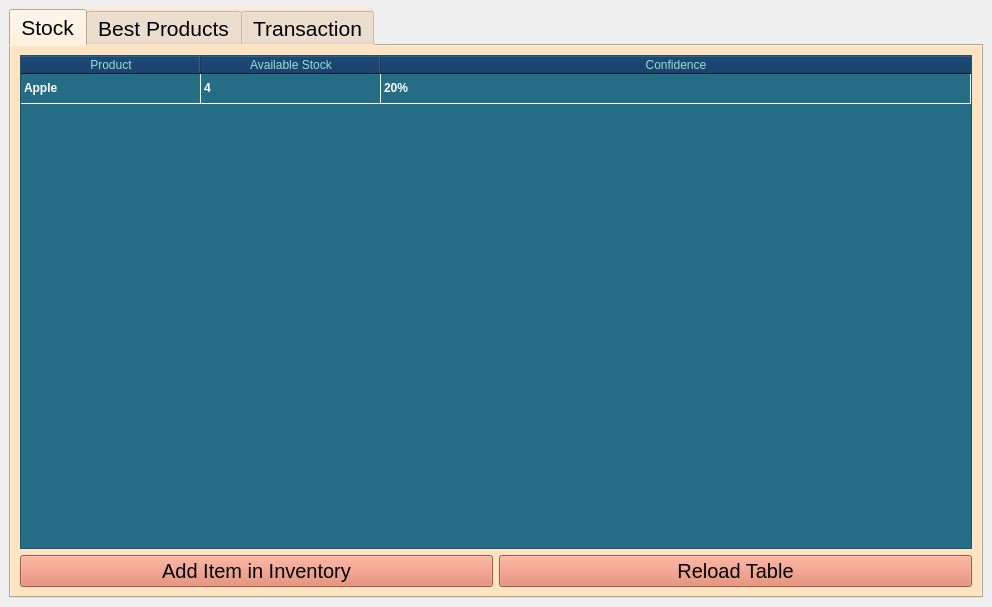
<?xml version="1.0" encoding="UTF-8"?>
<ui version="4.0">
 <class>MainWindow</class>
 <widget class="QMainWindow" name="MainWindow">
  <property name="geometry">
   <rect>
    <x>0</x>
    <y>0</y>
    <width>992</width>
    <height>607</height>
   </rect>
  </property>
  <property name="windowTitle">
   <string>MainWindow</string>
  </property>
  <widget class="QWidget" name="centralwidget">
   <layout class="QGridLayout" name="gridLayout_3">
    <item row="0" column="1">
     <widget class="QTabWidget" name="tabWidget">
      <property name="font">
       <font>
        <pointsize>16</pointsize>
       </font>
      </property>
      <property name="styleSheet">
       <string notr="true">background-color: bisque;</string>
      </property>
      <property name="tabShape">
       <enum>QTabWidget::Rounded</enum>
      </property>
      <property name="currentIndex">
       <number>0</number>
      </property>
      <property name="iconSize">
       <size>
        <width>50</width>
        <height>50</height>
       </size>
      </property>
      <property name="elideMode">
       <enum>Qt::ElideLeft</enum>
      </property>
      <widget class="QWidget" name="stock_tab">
       <attribute name="title">
        <string>Stock</string>
       </attribute>
       <layout class="QGridLayout" name="gridLayout_4">
        <item row="1" column="0">
         <widget class="QPushButton" name="update_inventory_btn">
          <property name="font">
           <font>
            <pointsize>15</pointsize>
           </font>
          </property>
          <property name="styleSheet">
           <string notr="true">background-color: rgb(224, 122, 95);</string>
          </property>
          <property name="text">
           <string>Add Item in Inventory</string>
          </property>
         </widget>
        </item>
        <item row="1" column="1">
         <widget class="QPushButton" name="reload_btn">
          <property name="font">
           <font>
            <pointsize>15</pointsize>
           </font>
          </property>
          <property name="styleSheet">
           <string notr="true">background-color: rgb(224, 122, 95);</string>
          </property>
          <property name="text">
           <string>Reload Table</string>
          </property>
         </widget>
        </item>
        <item row="0" column="0" colspan="2">
         <widget class="QTableWidget" name="stockTable">
          <property name="font">
           <font>
            <weight>75</weight>
            <bold>true</bold>
           </font>
          </property>
          <property name="styleSheet">
           <string notr="true">QHeaderView::section {
	background-color: #002B5B;
    color: rgb(143, 227, 207);
}



QTableWidget {
	background-color: #256D85;
	gridline-color: rgb(255, 255, 255);
	color: #fff;
}</string>
          </property>
          <attribute name="horizontalHeaderCascadingSectionResizes">
           <bool>true</bool>
          </attribute>
          <attribute name="horizontalHeaderDefaultSectionSize">
           <number>180</number>
          </attribute>
          <attribute name="horizontalHeaderShowSortIndicator" stdset="0">
           <bool>true</bool>
          </attribute>
          <attribute name="horizontalHeaderStretchLastSection">
           <bool>true</bool>
          </attribute>
          <attribute name="verticalHeaderVisible">
           <bool>false</bool>
          </attribute>
          <attribute name="verticalHeaderCascadingSectionResizes">
           <bool>false</bool>
          </attribute>
          <attribute name="verticalHeaderHighlightSections">
           <bool>false</bool>
          </attribute>
          <attribute name="verticalHeaderShowSortIndicator" stdset="0">
           <bool>false</bool>
          </attribute>
          <attribute name="verticalHeaderStretchLastSection">
           <bool>false</bool>
          </attribute>
          <row>
           <property name="text">
            <string>1</string>
           </property>
          </row>
          <column>
           <property name="text">
            <string>Product</string>
           </property>
          </column>
          <column>
           <property name="text">
            <string>Available Stock</string>
           </property>
          </column>
          <column>
           <property name="text">
            <string>Confidence</string>
           </property>
          </column>
          <item row="0" column="0">
           <property name="text">
            <string>Apple</string>
           </property>
          </item>
          <item row="0" column="1">
           <property name="text">
            <string>4</string>
           </property>
          </item>
          <item row="0" column="2">
           <property name="text">
            <string>20%</string>
           </property>
          </item>
         </widget>
        </item>
       </layout>
      </widget>
      <widget class="QWidget" name="best_products_tab">
       <attribute name="title">
        <string>Best Products</string>
       </attribute>
       <layout class="QGridLayout" name="gridLayout">
        <item row="0" column="0">
         <widget class="QLabel" name="label">
          <property name="font">
           <font>
            <pointsize>20</pointsize>
           </font>
          </property>
          <property name="text">
           <string>Best Sold Product</string>
          </property>
         </widget>
        </item>
        <item row="0" column="1">
         <spacer name="horizontalSpacer">
          <property name="orientation">
           <enum>Qt::Horizontal</enum>
          </property>
          <property name="sizeHint" stdset="0">
           <size>
            <width>271</width>
            <height>20</height>
           </size>
          </property>
         </spacer>
        </item>
        <item row="0" column="2">
         <widget class="QLineEdit" name="product_count_edit">
          <property name="minimumSize">
           <size>
            <width>400</width>
            <height>50</height>
           </size>
          </property>
          <property name="styleSheet">
           <string notr="true">background-color: rgb(224, 122, 95);
padding: 15px;
font: 15pt &quot;Kalpurush&quot;;</string>
          </property>
          <property name="text">
           <string/>
          </property>
          <property name="placeholderText">
           <string>eg. 2</string>
          </property>
         </widget>
        </item>
        <item row="1" column="0" colspan="3">
         <widget class="QTableWidget" name="best_product_table">
          <property name="styleSheet">
           <string notr="true">background-color: rgb(0, 43, 91)</string>
          </property>
          <attribute name="horizontalHeaderDefaultSectionSize">
           <number>180</number>
          </attribute>
          <attribute name="horizontalHeaderStretchLastSection">
           <bool>true</bool>
          </attribute>
          <attribute name="verticalHeaderCascadingSectionResizes">
           <bool>true</bool>
          </attribute>
          <attribute name="verticalHeaderShowSortIndicator" stdset="0">
           <bool>false</bool>
          </attribute>
          <attribute name="verticalHeaderStretchLastSection">
           <bool>false</bool>
          </attribute>
          <column>
           <property name="text">
            <string>Product Combinition</string>
           </property>
          </column>
          <column>
           <property name="text">
            <string>Confidence</string>
           </property>
          </column>
         </widget>
        </item>
       </layout>
      </widget>
      <widget class="QWidget" name="transaction_tab">
       <attribute name="title">
        <string>Transaction</string>
       </attribute>
       <layout class="QGridLayout" name="gridLayout_2">
        <item row="0" column="2">
         <spacer name="verticalSpacer">
          <property name="orientation">
           <enum>Qt::Vertical</enum>
          </property>
          <property name="sizeHint" stdset="0">
           <size>
            <width>20</width>
            <height>92</height>
           </size>
          </property>
         </spacer>
        </item>
        <item row="1" column="0">
         <spacer name="horizontalSpacer_2">
          <property name="orientation">
           <enum>Qt::Horizontal</enum>
          </property>
          <property name="sizeHint" stdset="0">
           <size>
            <width>123</width>
            <height>20</height>
           </size>
          </property>
         </spacer>
        </item>
        <item row="1" column="1" colspan="3">
         <widget class="QLineEdit" name="product_names_edit">
          <property name="minimumSize">
           <size>
            <width>671</width>
            <height>101</height>
           </size>
          </property>
          <property name="styleSheet">
           <string notr="true">background-color: rgb(224, 122, 95);
padding: 15px;
font: 20pt &quot;Kalpurush&quot;;</string>
          </property>
          <property name="text">
           <string/>
          </property>
          <property name="placeholderText">
           <string>Product Names (eg. Mango, Juice, )</string>
          </property>
         </widget>
        </item>
        <item row="1" column="4">
         <spacer name="horizontalSpacer_3">
          <property name="orientation">
           <enum>Qt::Horizontal</enum>
          </property>
          <property name="sizeHint" stdset="0">
           <size>
            <width>128</width>
            <height>20</height>
           </size>
          </property>
         </spacer>
        </item>
        <item row="2" column="0">
         <spacer name="horizontalSpacer_4">
          <property name="orientation">
           <enum>Qt::Horizontal</enum>
          </property>
          <property name="sizeHint" stdset="0">
           <size>
            <width>123</width>
            <height>20</height>
           </size>
          </property>
         </spacer>
        </item>
        <item row="2" column="1" colspan="3">
         <widget class="QLineEdit" name="product_quant_edit">
          <property name="minimumSize">
           <size>
            <width>671</width>
            <height>101</height>
           </size>
          </property>
          <property name="maximumSize">
           <size>
            <width>671</width>
            <height>101</height>
           </size>
          </property>
          <property name="styleSheet">
           <string notr="true">background-color: rgb(224, 122, 95);
padding: 15px;
font: 20pt &quot;Kalpurush&quot;;</string>
          </property>
          <property name="text">
           <string/>
          </property>
          <property name="placeholderText">
           <string>Product Amount (eg. 10,20)</string>
          </property>
         </widget>
        </item>
        <item row="2" column="4">
         <spacer name="horizontalSpacer_5">
          <property name="orientation">
           <enum>Qt::Horizontal</enum>
          </property>
          <property name="sizeHint" stdset="0">
           <size>
            <width>128</width>
            <height>20</height>
           </size>
          </property>
         </spacer>
        </item>
        <item row="3" column="2">
         <spacer name="verticalSpacer_3">
          <property name="orientation">
           <enum>Qt::Vertical</enum>
          </property>
          <property name="sizeHint" stdset="0">
           <size>
            <width>20</width>
            <height>56</height>
           </size>
          </property>
         </spacer>
        </item>
        <item row="4" column="0" colspan="2">
         <spacer name="horizontalSpacer_7">
          <property name="orientation">
           <enum>Qt::Horizontal</enum>
          </property>
          <property name="sizeHint" stdset="0">
           <size>
            <width>308</width>
            <height>20</height>
           </size>
          </property>
         </spacer>
        </item>
        <item row="4" column="2">
         <widget class="QPushButton" name="add_transaction_btn">
          <property name="minimumSize">
           <size>
            <width>301</width>
            <height>51</height>
           </size>
          </property>
          <property name="maximumSize">
           <size>
            <width>301</width>
            <height>51</height>
           </size>
          </property>
          <property name="font">
           <font>
            <pointsize>13</pointsize>
           </font>
          </property>
          <property name="styleSheet">
           <string notr="true">background-color: rgb(0, 43, 91);
color: white;</string>
          </property>
          <property name="text">
           <string>Add Transaction</string>
          </property>
         </widget>
        </item>
        <item row="4" column="3" colspan="2">
         <spacer name="horizontalSpacer_6">
          <property name="orientation">
           <enum>Qt::Horizontal</enum>
          </property>
          <property name="sizeHint" stdset="0">
           <size>
            <width>313</width>
            <height>20</height>
           </size>
          </property>
         </spacer>
        </item>
        <item row="5" column="2">
         <spacer name="verticalSpacer_2">
          <property name="orientation">
           <enum>Qt::Vertical</enum>
          </property>
          <property name="sizeHint" stdset="0">
           <size>
            <width>20</width>
            <height>72</height>
           </size>
          </property>
         </spacer>
        </item>
       </layout>
      </widget>
     </widget>
    </item>
   </layout>
  </widget>
 </widget>
 <resources/>
 <connections/>
</ui>
